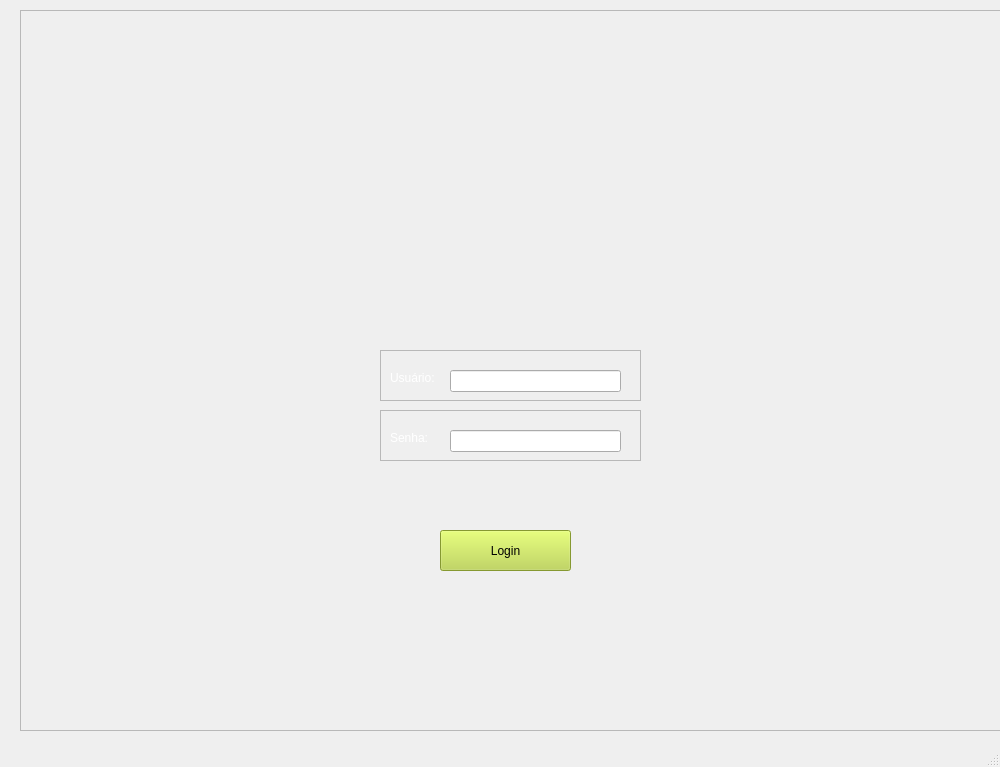
<?xml version="1.0" encoding="UTF-8"?>
<ui version="4.0" idbasedtr="true">
 <class>MainWindow</class>
 <widget class="QMainWindow" name="MainWindow">
  <property name="geometry">
   <rect>
    <x>0</x>
    <y>0</y>
    <width>1000</width>
    <height>767</height>
   </rect>
  </property>
  <property name="windowTitle">
   <string>MainWindow</string>
  </property>
  <widget class="QWidget" name="centralwidget">
   <widget class="QFrame" name="frame">
    <property name="geometry">
     <rect>
      <x>20</x>
      <y>10</y>
      <width>1331</width>
      <height>721</height>
     </rect>
    </property>
    <property name="frameShape">
     <enum>QFrame::Shape::StyledPanel</enum>
    </property>
    <property name="frameShadow">
     <enum>QFrame::Shadow::Raised</enum>
    </property>
    <widget class="QPushButton" name="LOgin">
     <property name="geometry">
      <rect>
       <x>420</x>
       <y>520</y>
       <width>131</width>
       <height>41</height>
      </rect>
     </property>
     <property name="styleSheet">
      <string notr="true">background-color: rgb(255, 247, 15);
background-color: rgb(187, 214, 68);</string>
     </property>
     <property name="text">
      <string>Login</string>
     </property>
    </widget>
    <widget class="QFrame" name="senha">
     <property name="geometry">
      <rect>
       <x>360</x>
       <y>400</y>
       <width>261</width>
       <height>51</height>
      </rect>
     </property>
     <property name="frameShape">
      <enum>QFrame::Shape::StyledPanel</enum>
     </property>
     <property name="frameShadow">
      <enum>QFrame::Shadow::Raised</enum>
     </property>
     <widget class="QLabel" name="senha_login">
      <property name="geometry">
       <rect>
        <x>10</x>
        <y>20</y>
        <width>49</width>
        <height>16</height>
       </rect>
      </property>
      <property name="styleSheet">
       <string notr="true">color: rgb(255, 255, 255);</string>
      </property>
      <property name="text">
       <string>Senha:</string>
      </property>
     </widget>
     <widget class="QLineEdit" name="senha_dados">
      <property name="geometry">
       <rect>
        <x>70</x>
        <y>20</y>
        <width>171</width>
        <height>22</height>
       </rect>
      </property>
      <property name="text">
       <string/>
      </property>
      <property name="frame">
       <bool>true</bool>
      </property>
      <property name="echoMode">
       <enum>QLineEdit::EchoMode::Password</enum>
      </property>
     </widget>
    </widget>
    <widget class="QFrame" name="usuario">
     <property name="geometry">
      <rect>
       <x>360</x>
       <y>340</y>
       <width>261</width>
       <height>51</height>
      </rect>
     </property>
     <property name="frameShape">
      <enum>QFrame::Shape::StyledPanel</enum>
     </property>
     <property name="frameShadow">
      <enum>QFrame::Shadow::Raised</enum>
     </property>
     <widget class="QLabel" name="usuario_login">
      <property name="geometry">
       <rect>
        <x>10</x>
        <y>20</y>
        <width>49</width>
        <height>16</height>
       </rect>
      </property>
      <property name="styleSheet">
       <string notr="true">color: rgb(255, 255, 255);</string>
      </property>
      <property name="text">
       <string>Usuário:</string>
      </property>
     </widget>
     <widget class="QLineEdit" name="usuario_dados">
      <property name="geometry">
       <rect>
        <x>70</x>
        <y>20</y>
        <width>171</width>
        <height>22</height>
       </rect>
      </property>
     </widget>
    </widget>
    <widget class="QLabel" name="Image_Login">
     <property name="geometry">
      <rect>
       <x>0</x>
       <y>0</y>
       <width>961</width>
       <height>711</height>
      </rect>
     </property>
     <property name="text">
      <string/>
     </property>
     <property name="pixmap">
      <pixmap>../../Lanchonete/lan4.jpg</pixmap>
     </property>
     <property name="scaledContents">
      <bool>true</bool>
     </property>
    </widget>
    <zorder>Image_Login</zorder>
    <zorder>LOgin</zorder>
    <zorder>senha</zorder>
    <zorder>usuario</zorder>
   </widget>
  </widget>
  <widget class="QMenuBar" name="menubar">
   <property name="geometry">
    <rect>
     <x>0</x>
     <y>0</y>
     <width>1000</width>
     <height>22</height>
    </rect>
   </property>
  </widget>
  <widget class="QStatusBar" name="statusbar"/>
 </widget>
 <layoutdefault spacing="10" margin="10"/>
 <tabstops>
  <tabstop>usuario_dados</tabstop>
  <tabstop>senha_dados</tabstop>
  <tabstop>LOgin</tabstop>
 </tabstops>
 <resources>
  <include location="../../Lanchonete/1.qrc"/>
 </resources>
 <connections/>
 <designerdata>
  <property name="gridDeltaX">
   <number>10</number>
  </property>
  <property name="gridDeltaY">
   <number>10</number>
  </property>
  <property name="gridSnapX">
   <bool>true</bool>
  </property>
  <property name="gridSnapY">
   <bool>true</bool>
  </property>
  <property name="gridVisible">
   <bool>true</bool>
  </property>
 </designerdata>
</ui>
